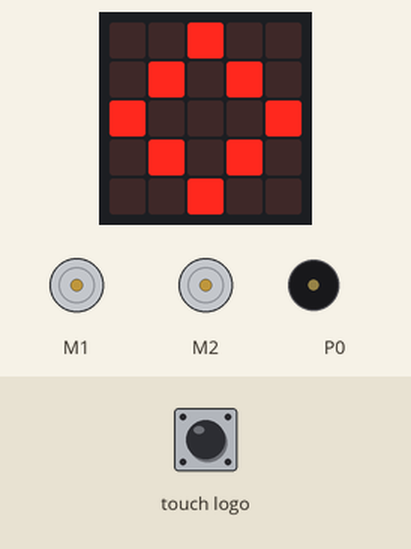
Recording of a program running on a simulated BBC micro:bit (MakeCode). Parts: the board's 5×5 LED display, 2 × DC motor (green arrow = forward, orange = backward, longer = faster), buzzer (waves = sounding). The inputs (shaded band) are chosen by the test bench.

Above: at 1.8 s.
1.9 s: touch logo pressed for 0.15 s
At 2.3 s:
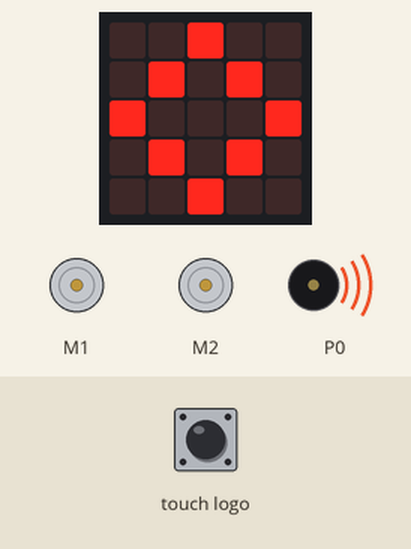
At 2.8 s:
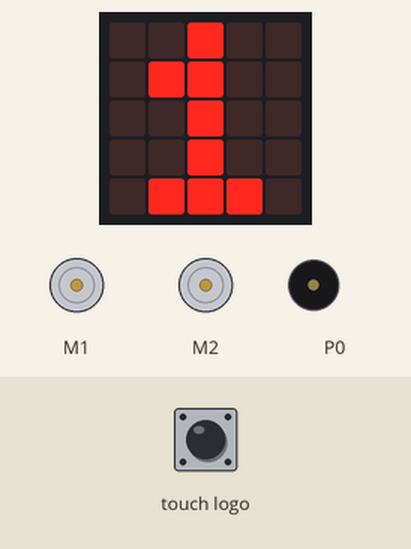
4.0 s: touch logo pressed for 0.15 s
At 4.4 s:
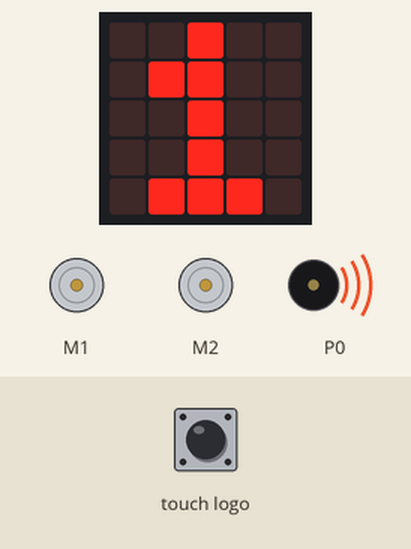
Timing chart, 0 to 7.0 s (numbered marks = the images above; inputs shaded):
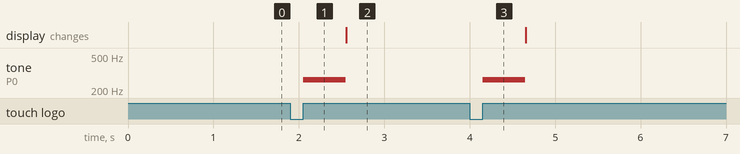

Measured:
- after the input at 1.9 s, tone on P0: silent → 262 Hz after 0.15 s, → silent 0.50 s later
- after the input at 4.0 s, tone on P0: silent → 262 Hz after 0.15 s, → silent 0.50 s later

The program:

main.ts
```typescript
input.onLogoEvent(TouchButtonEvent.Pressed, function () {
    gang = (gang + 1) % 6
    music.play(music.tonePlayable(262, music.beat(BeatFraction.Whole)), music.PlaybackMode.UntilDone)
    basic.showNumber(gang)
})
function berechne_rad_werte () {
    kurve_links = kurve_rad * -1
    kurve_rechts = kurve_rad
    gerade_links = gerade_rad * rad_links_korrektur
    gerade_rechts = gerade_rad
    links_soll = Math.round(gerade_links - kurve_rechts)
    rechts_soll = Math.round(gerade_rechts - kurve_links)
}
function lichtspiele (lang: boolean,farbe:number) {
    farben = [
        65280,
    16777215,
    16711680,
    16776960,

    ]
    strip = neopixel.create(DigitalPin.P16, 4, NeoPixelMode.RGB)
    if (lang) {
        for (let index = 0; index <= 3; index++) {
            strip.showColor(neopixel.colors(farben[index]))
            basic.pause(1000)
            strip.clear()
            strip.show()
            basic.pause(500)
        }
    } else {
        strip.showColor(neopixel.colors(farben[farbe]))
        basic.pause(1000)
        strip.clear()
        strip.show()
    }
}
// robotbit.Servo(robotbit.Servos.S1, 0)
function init () {
    basic.showIcon(IconNames.Diamond)
    hebe_winkel = 70
    motor_rechts = robotbit.Motors.M1A
motor_links = robotbit.Motors.M2B
robotbit.MotorStopAll()
}
radio.onReceivedValue(function (info, wert) {
    // grenze = 205 + gang * 10
    // serial.writeValue("kurve_rad", kurve_rad)
    if (info == "gerade") {
        gerade_get = wert
        gerade_rad = Math.round(Math.map(gerade_get, -45, 45, -1 * grenze, grenze))
    } else if (info == "kurve") {
        kurve_get = wert
        kurve_rad = Math.round(Math.map(kurve_get, -45, 45, -255, 255))
    } else if (info == "get_dist") {
        lichtspiele(true,0)
        radio.sendValue("distanz", sonar.ping(
        DigitalPin.P1,
        DigitalPin.P2,
        PingUnit.Centimeters
        ))
    } else if (info == "stopp") {
        lichtspiele(false,wert)
        links_soll = 0
        rechts_soll = 0
        robotbit.MotorStopAll()
    }
})
let kurve_get = 0
let gerade_get = 0
let hebe_winkel = 0
let strip: neopixel.Strip = null
let rechts_soll = 0
let links_soll = 0
let gerade_rechts = 0
let gerade_rad = 0
let gerade_links = 0
let kurve_rechts = 0
let kurve_rad = 0
let kurve_links = 0
let gang = 0
let grenze = 0
let rad_links_korrektur = 0
let farben: number[] = []
let rechts_ist = 0
let links_ist = 0
let motor_rechts = 0
let motor_links = 0
let rad_rechts = 0
let rad_links = 0
rad_links_korrektur = 1
grenze = 255
radio.setGroup(99)
rad_links_korrektur = 1
let feinheit = 0.5
let schritte = 12
init()
basic.forever(function () {
    berechne_rad_werte()
    if (links_ist < links_soll) {
        links_ist = Math.min(links_ist + schritte, links_soll)
    } else if (links_ist > links_soll) {
        links_ist = Math.max(links_ist - schritte, links_soll)
    }
    if (rechts_ist < rechts_soll) {
        rechts_ist = Math.min(rechts_ist + schritte, rechts_soll)
    } else if (rechts_ist > rechts_soll) {
        rechts_ist = Math.max(rechts_ist - schritte, rechts_soll)
    }
    if (links_soll == 0 && rechts_soll == 0 && links_ist == 0 && rechts_ist == 0) {
        robotbit.MotorStopAll()
    } else {
        robotbit.MotorRun(motor_links, links_ist)
robotbit.MotorRun(motor_rechts, rechts_ist)
    }
    basic.pause(5)
})
```

test.ts
```typescript
// Hier kann man Tests durchführen; diese Datei wird nicht kompiliert, wenn dieses Paket als Erweiterung verwendet wird.
```
